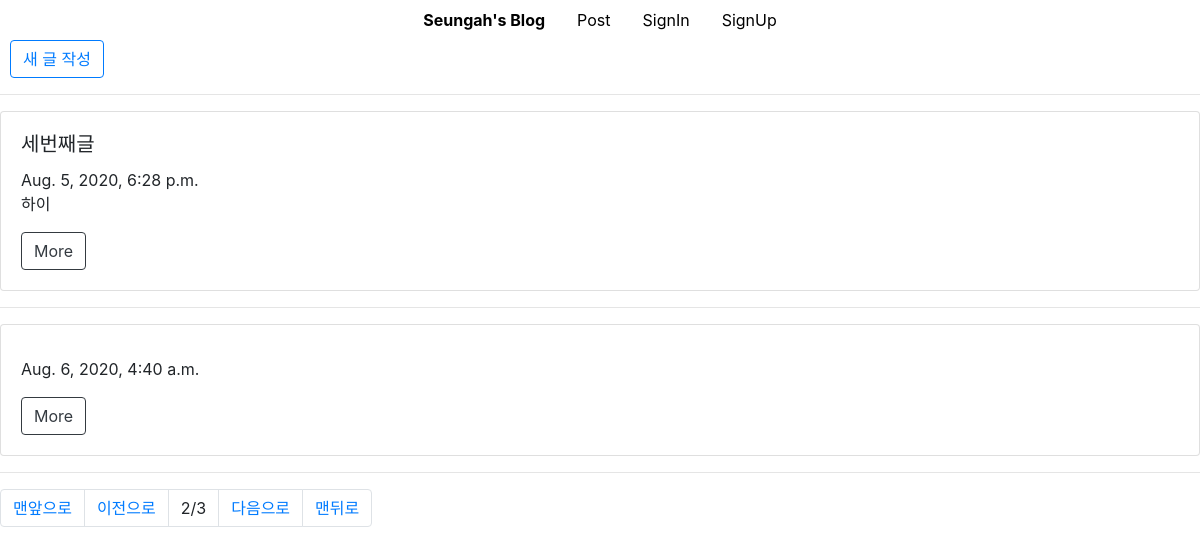
Page /post/list/?page=2 on the earlier database version.
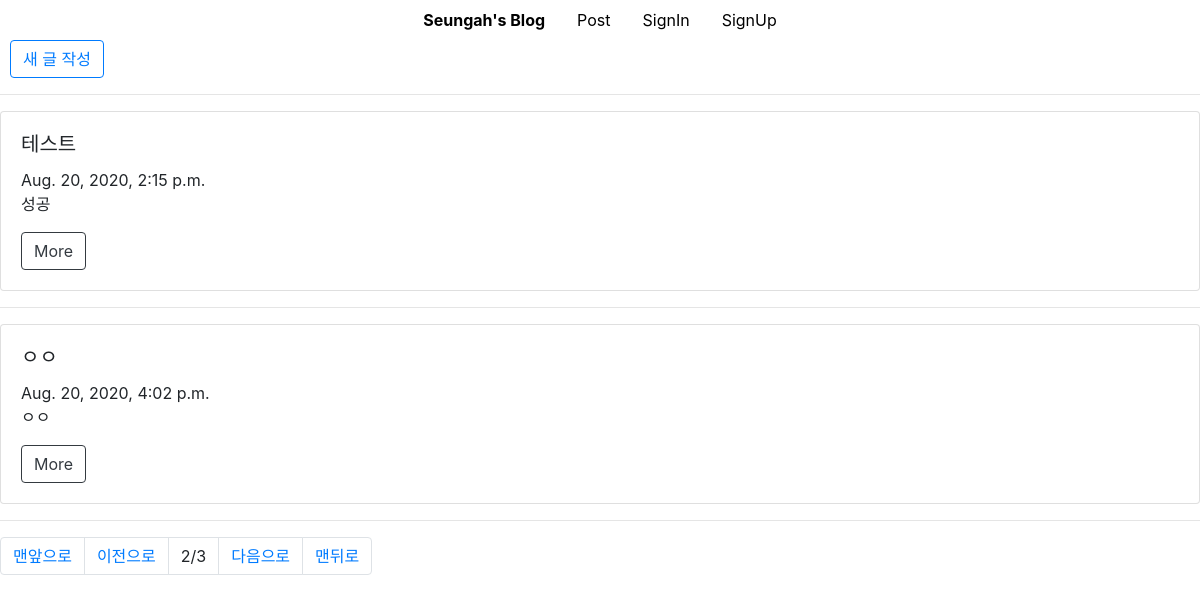
Same page on the later database version.
### post/models.py (models this page shows, shortened)
class Blog(models.Model):
    title = models.CharField(max_length=200)
    pub_date = models.DateTimeField('date published')
    body = models.TextField()
    def summary(self):
        return self.body[:2]

### post/views.py (the view)
# urls.py: path('list/', views.read_blog_list, name = 'read_blog_list'),
def read_blog_list(request):
    blogs = Blog.objects.all()  # 쿼리셋 = 전달받은 모델의 객체 목록 # 쿼리셋을 템플릿으로 보내기
    paginator = Paginator(blogs,2)
    page = request.GET.get('page')
    posts = paginator.get_page(page)
    return render(request, 'post/blog_list.html', {'posts': posts})

### post/templates/post/blog_list.html
{% extends 'base.html' %}
{% block contents %}
    <button type="button" class="btn btn-outline-primary" style="margin-left: 10px">
        <a href="{% url 'blog_new' %}">새 글 작성
        </a>
    </button>
    <hr>
    {% for post in posts %}
        <div class="card" style="width: 100%;">
            <div class="card-body">
                <h5 class="card-title">{{ post.title }}</h5>
                {{ post.pub_date }}
                <p class="card-text">{{ post.summary }}</p>
                <a href="{% url 'read_blog_detail' post.id %}" class="btn btn-outline-dark">More</a>
            </div>
        </div>
        <hr>
    {% endfor %}
<nav aria-label="Page navigation example">
  <ul class="pagination">
      {% if posts.has_previous %}
    <li class="page-item"><a class="page-link" href="?page=1">맨앞으로</a></li>
    <li class="page-item"><a class="page-link" href="?page={{ posts.previous_page_number }}">이전으로</a></li>
      {% endif %}
       <li class="page-item"><a class="page-link">{{posts.number}}/{{posts.paginator.num_pages}}</a></li>
      {% if posts.has_next %}
    <li class="page-item"><a class="page-link" href="?page={{posts.next_page_number}}">다음으로</a></li>
      <li class="page-item"><a class="page-link" href="?page={{ posts.paginator.num_pages }}">맨뒤로</a></li>
  {% endif %}
  </ul>
</nav>
{% endblock %}

Differences in the rows shown:
removed Blog: title "세번째글", pub_date "Aug. 5, 2020, 6:28 p.m.", summary "하이"
removed Blog: pub_date "Aug. 6, 2020, 4:40 a.m."
added Blog: title "테스트", pub_date "Aug. 20, 2020, 2:15 p.m.", summary "성공"
added Blog: title "ㅇㅇ", pub_date "Aug. 20, 2020, 4:02 p.m.", summary "ㅇㅇ"
